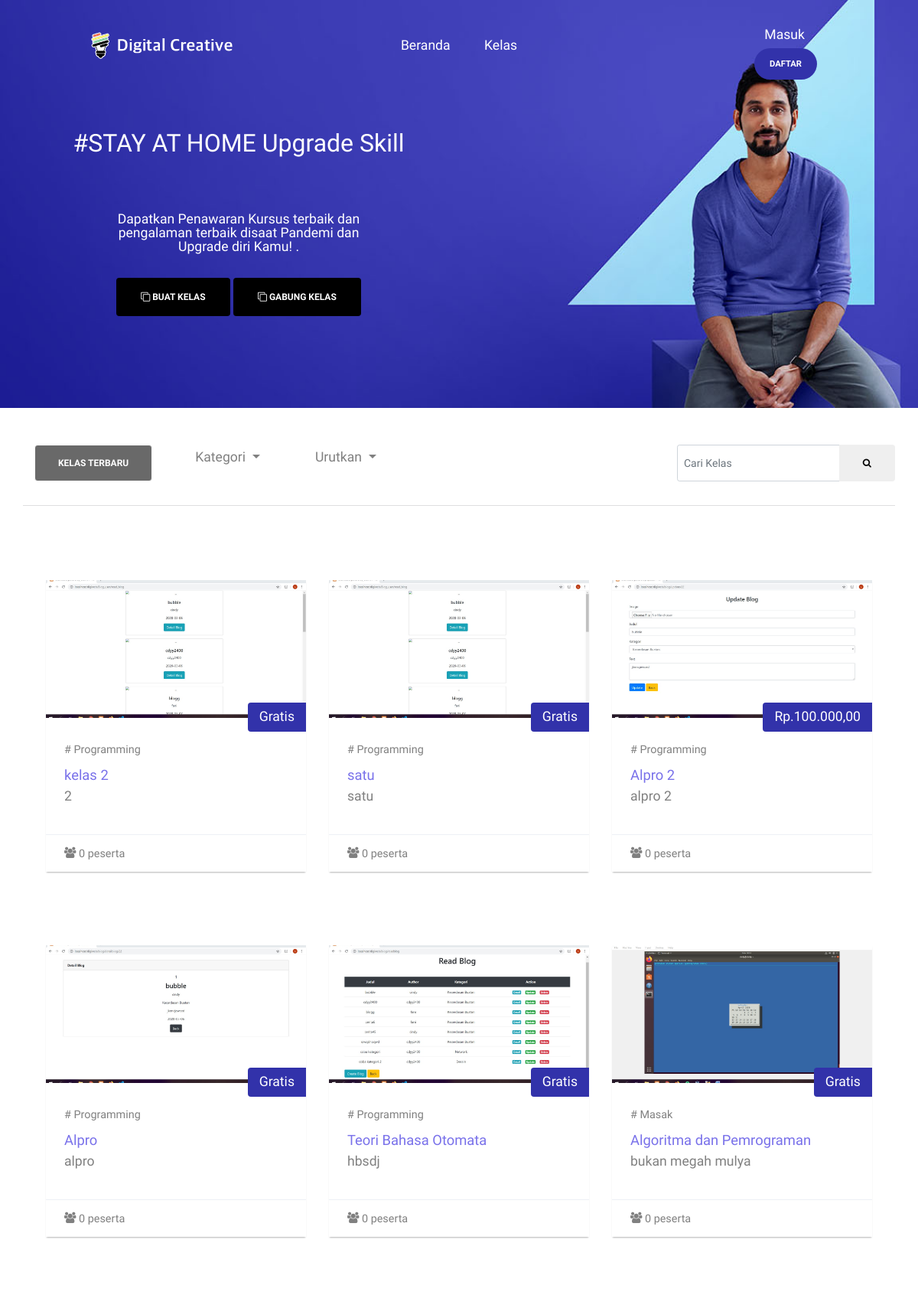
Page /classes/sort/terbaru (upper part) on the earlier database version.
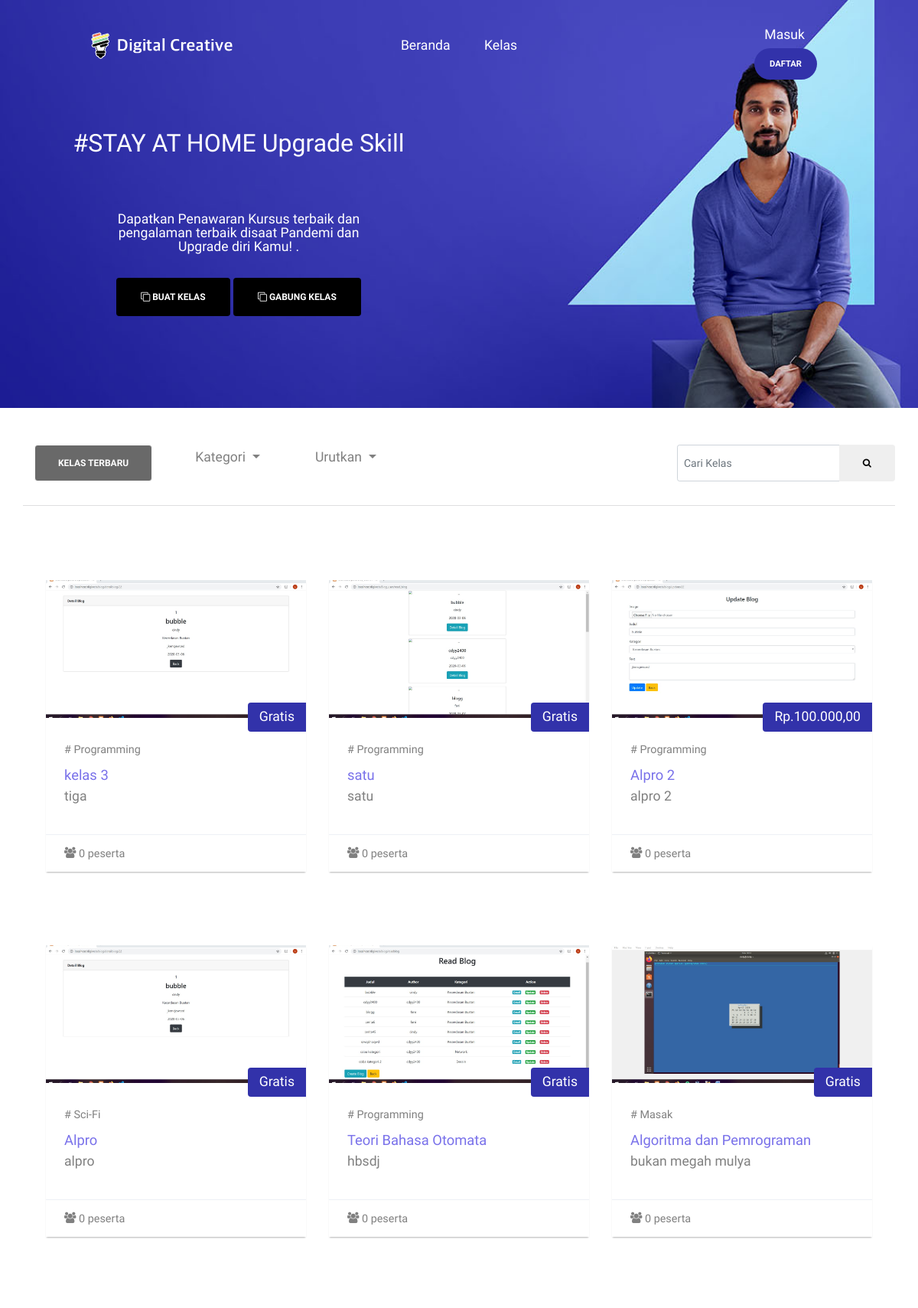
Same page on the later database version.
### tables this page shows
CREATE TABLE `kelas` (
  `id_kelas` varchar(64) NOT NULL,
  `pembuat_kelas` varchar(100) NOT NULL,
  `judul_kelas` varchar(100) NOT NULL,
  `deskripsi_kelas` text NOT NULL,
  `kategori_kelas` int(11) NOT NULL,
  `poster_kelas` text NOT NULL,
  `jenis_kelas` int(11) NOT NULL,
  `status_kelas` int(11) NOT NULL
);

CREATE TABLE `kategori_kelas` (
  `id_kategori` int(11) NOT NULL,
  `nama_kategori` varchar(100) NOT NULL
);

CREATE TABLE `harga_kelas` (
  `id_kelas` varchar(64) NOT NULL,
  `harga_kelas` varchar(200) NOT NULL
);

### application/controllers/Classes.php (called while the page is built, shortened)
<?php
class Classes extends CI_Controller {
    public function __construct()
    {
        $this->load->model('Classes_model');
        $this->load->helper('url');
        $this->load->helper('download');
    }
    public function sort($sorting){
        if(isset($_SESSION['logged_in'])){
            $header['nama'] = explode (" ",$this->Classes_model->getMyName()['nama']);
            $notif = $this->Classes_model->getPesertaByUserId();
            $datanotif = array();
            foreach ($notif as $value) {
                $cek = $this->Classes_model->getKelasKegiatan($value['id_kelas']);
                if($cek != null) {
                    $datanotif[] = $cek;
                }
            }
            $header['notif'] = $datanotif;
            $this->load->view('partialsuser/header',$header);
        } else {
            $this->load->view('partials/header');
        }
        $data['kategori_text'] = $sorting;
        $data['categories'] = $this->Classes_model->getKategori();
        $data['class'] = $this->Classes_model->getClassesbySorting($sorting);
        $data['classNum'] = count($this->Classes_model->getClassesbySorting($sorting));
        $this->load->view('classes/kelasfilter', $data);
        $this->load->view('partials/footer');
    }
}

### index.php (called while the page is built, shortened)
<?php
require_once BASEPATH.'core/CodeIgniter.php';

### application/models/Classes_model.php (called while the page is built, shortened)
<?php
class Classes_model extends CI_Model {
    public function getClassesbySorting($sorting)
    {
        if($sorting == "terbaru"){
        $sql = "SELECT kelas.id_kelas, kelas.judul_kelas, kelas.poster_kelas, kelas.deskripsi_kelas, kategori_kelas.nama_kategori, jenis_kelas.nama_jenis, harga_kelas.harga_kelas, COUNT(peserta.id_kelas) as 'peserta', status_kegiatan.nama_status
        FROM kelas
        LEFT JOIN kategori_kelas
                 ON kategori_kelas.id_kategori = kelas.kategori_kelas
        LEFT JOIN jenis_kelas
                 ON jenis_kelas.id_jenis = kelas.jenis_kelas
        LEFT JOIN harga_kelas
                 ON harga_kelas.id_kelas = kelas.id_kelas
        LEFT JOIN peserta
                 ON peserta.id_kelas = kelas.id_kelas
        LEFT JOIN status_kegiatan
            ON status_kegiatan.id_status = kelas.status_kelas
        GROUP BY kelas.id_kelas
        ORDER BY kelas.id_kelas DESC";
         $query = $this->db->query($sql);
         return $query->result_array();
        } else if ($sorting == "terbaik") {
         $sql = "SELECT kelas.id_kelas, kelas.judul_kelas, kelas.poster_kelas, kelas.deskripsi_kelas, kategori_kelas.nama_kategori, jenis_kelas.nama_jenis, harga_kelas.harga_kelas, COUNT(peserta.id_kelas) as 'peserta', status_kegiatan.nama_status
            FROM kelas
            LEFT JOIN kategori_kelas
                    ON kategori_kelas.id_kategori = kelas.kategori_kelas
            LEFT JOIN jenis_kelas
                    ON jenis_kelas.id_jenis = kelas.jenis_kelas
            LEFT JOIN harga_kelas
                    ON harga_kelas.id_kelas = kelas.id_kelas
            LEFT JOIN peserta
                    ON peserta.id_kelas = kelas.id_kelas
            LEFT JOIN status_kegiatan
                ON status_kegiatan.id_status = kelas.status_kelas
            GROUP BY kelas.id_kelas
            ORDER BY COUNT(peserta.id_kelas) DESC
            LIMIT 12";
            $query = $this->db->query($sql);
            return $query->result_array();
        }
    }
}

### application/views/classes/kelasfilter.php (the view, shortened to what this page needs)
<div class="card-image bannerkelas">
	<div class="text-white text-center rgba-stylish-strong py-5 px-4">
		<div class="py-5">
			<div class="col-lg-6 pb-lg-4 pb-sm-3 ">
				<h1 class="card-title h2 my-4 py-5">#STAY AT HOME Upgrade Skill</h1>
				<p class="mb-4 pb-2 px-md-5 mx-md-5">Dapatkan Penawaran Kursus terbaik dan pengalaman terbaik disaat
					Pandemi dan
					Upgrade diri Kamu! .</p>
				<?php if(isset($_SESSION['logged_in'])) { ?>
				<a href="<?=base_url()?>classes/new_class" class="btn btn-black"><i class="fa fa-clone left"></i> Buat
					Kelas</a>
				<?php } else { ?>
					<a href="" class="btn btn-black" data-toggle="modal" data-target="#elegantModalForm"><i class="fa fa-clone left"></i> Buat
					Kelas</a>
				<?php } ?>
				<a href="register" class="btn btn-black"><i class="fa fa-clone left"></i> Gabung Kelas</a>
			</div>
		</div>
	</div>
</div>
<section class="menutop">
	<div class="container">
	<div class="row mt-5" style="padding-bottom :15px; border-bottom: 1px solid #dedfe0;">
		<div class="col-xs-2">
			<div class="col-md-2"><a href="<?= base_url() ?>classes" class="btn btn-primary" style="background-color: dimgrey; border-color: white">Kelas <?= $kategori_text; ?></a>
			</div>
		</div>
		<div class="col-xs-10 no-margin">
			<div class="row">
                  <ul class="item dropdown">
						<a class="nav-link dropdown-toggle" id="navbarDropdownMenuLink-333" data-toggle="dropdown"
						aria-haspopup="true" aria-expanded="false">Kategori
						</a>
					</ul>
				<ul class="item dropdown">
                    <a class="nav-link dropdown-toggle" id="kategori2" data-toggle="dropdown"
                      aria-haspopup="true" aria-expanded="false">Urutkan
                    </a>
				</ul>
			</div>
		</div>
		<div class="ml-auto w-25">
				<form action="<?= base_url(); ?>Classes/search" method="post">
				<div class="input-group mb-3">
				<input class="form-control form-control-sm mr-0 w-0" type="text" name="keyword" placeholder="Cari Kelas"aria-label="Search">
					<div class="input-group-append">
					<button class="btn" type="button"><i class="fa fa-search" aria-hidden="true" onclick=""></i></button>
					</div>
				</div>
				</form>
          </div>
	</div>
	</div>
</section>
<section class="isi-menu-kelas">
	<div class="container">
		<div class="row mb-5">
			<div class="col-md-12 mt-0">
				<div class="paket position-relative rounded">
					<div class="col-lg-12">
					</div>
				</div>
			</div>
			<div class="col-md-12 mt-5">
				<div class="position-relative rounded">
					<div class="container">
						<div class="row">
							<?php foreach ($class as $val) : ?>
							<div class="col-lg-4 mt-5 mb-5 classBox moreBox" style="display: none;">
								<div class="course bg-white h-100 align-self-stretch">
									<figure class="m-0">
										<a href="<?= base_url() ?>classes/open_class/<?= $val['id_kelas']?>"><img
												src="<?= base_url().'assets/images/'.$val['poster_kelas']?>" alt="Image"
												class="img-fluid" style="height: 180px; width: 340px; object-fit: cover;"></a>
									</figure>
									<div class="course-inner-text py-4 px-4">
										<span class="course-price"><?php
										if($val['harga_kelas'] == '0' || $val['harga_kelas'] == null){
											echo "<b>Gratis</b>";
										} else {
											$hasil_rupiah = "Rp." . number_format($val['harga_kelas'],2,',','.');
											echo $hasil_rupiah;
										}
										?></span>
										<div class="meta"># <?= $val['nama_kategori']; ?></div>
										<h3><a href="<?= base_url() ?>classes/open_class/<?= $val['id_kelas'] ?>"><?= $val['judul_kelas'] ?></a></h3>
										<p><?php echo substr($val['deskripsi_kelas'],0,50);  ?></p>
									</div>
									<div class="d-flex border-top stats">
										<div class="py-3 px-4"><span class="icon-users"></span> <?= $val['peserta'] ?>
											peserta</div>
									</div>
								</div>
							</div>
							<?php endforeach; ?>
						</div>
					</div>
				</div>
			</div>
		</div>
	</div>
</section>

### application/views/partials/header.php (shortened to what this page needs)
<!DOCTYPE html>
<html lang="en">
  <head>
    <link rel="stylesheet" href="<?php echo base_url(); ?>assets/fonts/icomoon/style.css">
    <link rel="stylesheet" href="<?php echo base_url(); ?>assets/css/bootstrap.min.css">
    <link rel="stylesheet" href="<?php echo base_url(); ?>assets/css/jquery-ui.css">
    <link rel="stylesheet" href="<?php echo base_url(); ?>assets/css/owl.carousel.min.css">
    <link rel="stylesheet" href="<?php echo base_url(); ?>assets/css/owl.theme.default.min.css">
    <link rel="stylesheet" href="<?php echo base_url(); ?>assets/css/owl.theme.default.min.css">
    <link rel="stylesheet" href="<?php echo base_url(); ?>assets/css/jquery.fancybox.min.css">
    <link rel="stylesheet" href="<?php echo base_url(); ?>assets/css/bootstrap-datepicker.css">
    <link rel="stylesheet" href="<?php echo base_url(); ?>assets/fonts/flaticon/font/flaticon.css">
    <link rel="stylesheet" href="<?php echo base_url(); ?>assets/css/aos.css">
    <link rel="stylesheet" href="<?php echo base_url(); ?>assets/css/style.css">
    <link href="http://maxcdn.bootstrapcdn.com/font-awesome/4.1.0/css/font-awesome.min.css" rel="stylesheet">
  </head>
  <body data-spy="scroll" data-target=".site-navbar-target" data-offset="300">
    <div id="login-page">
    </div>
  <div class="site-wrap">
    <header class="site-navbar py-4 js-sticky-header site-navbar-target" role="banner">
      <div class="container-fluid">
        <div class="d-flex align-items-center">
          <div class="site-logo mr-auto w-25"><a href="<?php echo base_url(); ?>"><img src="<?php echo base_url(); ?>assets/images/logo.png" alt="" width="200px"></a></div>
          <div class="mx-auto text-center">
            <nav class="site-navigation position-relative text-right" role="navigation">
              <ul class="site-menu main-menu js-clone-nav mx-auto d-none d-lg-block  m-0 p-0">
                <li><a href="<?php echo base_url(); ?>" class="nav-link">Beranda</a></li>
                <li><a href="<?= base_url(); ?>classes" class="nav-link">Kelas</a></li>
              </ul>
            </nav>
          </div>
          <div class="ml-auto w-25">
            <nav class="site-navigation position-relative text-right" role="navigation">
              <ul class="site-menu main-menu site-menu-white js-clone-nav mr-auto d-none d-lg-block m-0 p-0">
                <li class="nav-link"><a href="" data-toggle="modal" data-target="#elegantModalForm"><span>Masuk</span></a></li>
                <li class="cta"><a href="Register" class="nav-link"><span>Daftar</span></a></li>
              </ul>
            </nav>
          </div>
        </div>
      </div>
    </header>

### application/views/partials/footer.php (shortened to what this page needs)
  </div>
  </body>
</html>

### assets/css/style.css (style rules this page uses)
body { line-height: 1; color: gray; font-weight: 300; font-size: 1.1rem; }
a { -webkit-transition: .3s all ease; -o-transition: .3s all ease; transition: .3s all ease; }
h1, h2, h3, h4, h5, .h1, .h2, .h3, .h4, .h5 { font-family: "Muli", -apple-system, BlinkMacSystemFont, "Segoe UI", Roboto, "Helvetica Neue", Arial, sans-serif, "Apple Color Emoji", "Segoe UI Emoji", "Segoe UI Symbol", "Noto Color Emoji"; }
.site-wrap:before { display: none; -webkit-transition: .3s all ease-in-out; -o-transition: .3s all ease-in-out; transition: .3s all ease-in-out; background: rgba(0, 0, 0, 0.6); content: ""; position: absolute; z-index: 2000; top: 0; left: 0; right: 0; bottom: 0; opacity: 0; visibility: hidden; }
.btn { text-transform: uppercase; font-size: 12px; font-weight: 900; padding: 14px 30px; }
.btn.btn-black { border-width: 2px; border-color: #000; background: #000; color: #fff; }
.form-control { height: 48px; font-family: "Muli", -apple-system, BlinkMacSystemFont, "Segoe UI", Roboto, "Helvetica Neue", Arial, sans-serif, "Apple Color Emoji", "Segoe UI Emoji", "Segoe UI Symbol", "Noto Color Emoji"; }
.border-top { border-top: 1px solid #edf0f5 !important; }
.site-logo { position: relative; font-weight: 900; font-size: 1.3rem; }
.site-logo a { color: #fff; }
.site-navbar { margin-bottom: 0px; z-index: 1999; position: absolute; width: 100%; }
.site-navbar .container-fluid { padding-left: 7rem; padding-right: 7rem; }
.site-navbar .site-navigation .site-menu { margin-bottom: 0; }
.site-navbar .site-navigation .site-menu a { text-decoration: none !important; display: inline-block; }
.site-navbar .site-navigation .site-menu > li { display: inline-block; }
.site-navbar .site-navigation .site-menu > li > a { padding: 5px 20px; color: #fff; font-weight: 400; display: inline-block; text-decoration: none !important; }
.site-mobile-menu .site-nav-wrap { padding: 0; margin: 0; list-style: none; position: relative; }
.site-mobile-menu .site-nav-wrap a { padding: 10px 20px; display: block; position: relative; color: #212529; }
.site-mobile-menu .site-nav-wrap li { position: relative; display: block; }
.site-mobile-menu .site-nav-wrap > li { display: block; position: relative; float: left; width: 100%; }
.site-mobile-menu .site-nav-wrap > li > a { padding-left: 20px; font-size: 20px; }
.sticky-wrapper .site-navbar { -webkit-transition: .3s all ease; -o-transition: .3s all ease; transition: .3s all ease; }
.sticky-wrapper .site-navbar .site-menu > li { display: inline-block; }
.cta a span { border-color: #3232aa; padding: 14px 20px; color: #fff; background: #3232aa; border-radius: 30px; font-size: .7rem; font-weight: 900; text-transform: uppercase; -webkit-transition: .3s all ease; -o-transition: .3s all ease; transition: .3s all ease; }
.course { -webkit-box-shadow: 0 2px 2px -1px rgba(0, 0, 0, 0.3); box-shadow: 0 2px 2px -1px rgba(0, 0, 0, 0.3); -webkit-transition: .3s all ease-in-out; -o-transition: .3s all ease-in-out; transition: .3s all ease-in-out; top: 0; position: relative; }
.course .course-inner-text { position: relative; padding-top: 35px !important; }
.course .course-price { position: absolute; padding: 10px 15px; background: #3232aa; color: #fff; top: -20px; right: 0; border-top-left-radius: 4px; border-bottom-left-radius: 4px; }
.course .meta { font-size: .9rem; display: block; margin-bottom: .9rem; }
.course h3 { font-size: 1.15rem; color: #000; }
.course .stats { font-size: .9rem; }
.bannerkelas { background-image: url("../images/banner2.jpg"); background-size: cover; background-position: 0 0; }
.no-margin { margin: 0px; }
.btn:not(:disabled):not(.disabled) { cursor: pointer }
.btn { position: relative; transition: color 0.15s, background-color 0.15s, border-color 0.15s, box-shadow 0.15s }
.btn-primary { color: #fff; background-color: #3f6ad8; border-color: #3f6ad8 }
.btn { position: relative; transition: color 0.15s, background-color 0.15s, border-color 0.15s, box-shadow 0.15s; outline: none !important }

Differences in the rows shown:
removed kelas: poster_kelas (picture), shows "Gratis", kategori_kelas.nama_kategori "Programming", judul_kelas "kelas 2", deskripsi_kelas "2", peserta "0"
added kelas: poster_kelas (picture), shows "Gratis", kategori_kelas.nama_kategori "Programming", judul_kelas "kelas 3", deskripsi_kelas "tiga", peserta "0"
changed kelas "Alpro": kategori_kelas.nama_kategori "Programming" → "Sci-Fi"
